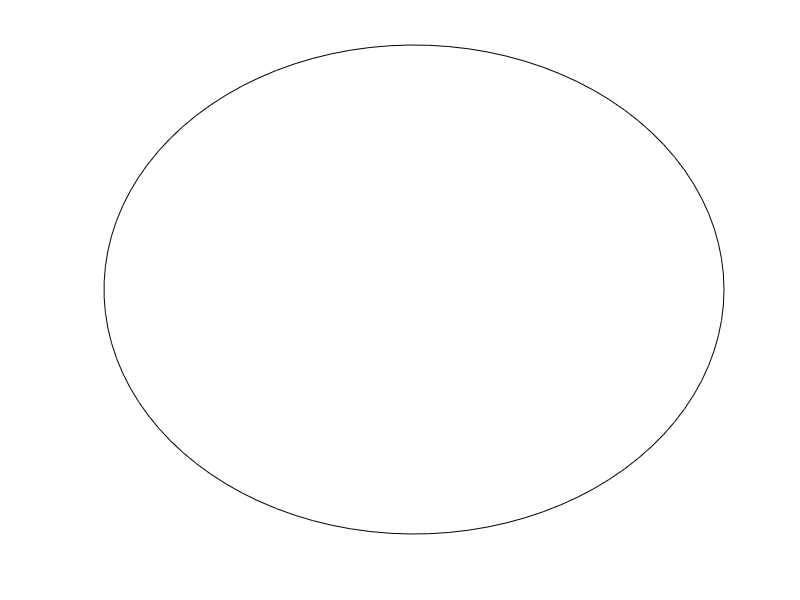

The MATLAB script that drew this image:

%%%%%%%%%%%%%%%%%%%%%%%%%%%%%%%%%%%%%%%%%%%%%%%%%%%%%%%%%%%%%%%%%%%%%%%%%%%%%%
function jkSmith()
   hold on;
   R=linspace(1.0,1.0,100);
   T=linspace(0.0,2*pi,100);
   polar(T,R,"k");
   grid off;
   box off;
   axis off;
end;

